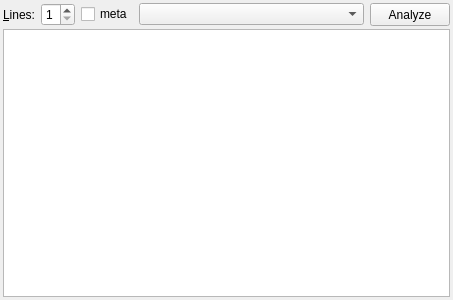
<?xml version="1.0" encoding="UTF-8"?>
<ui version="4.0">
 <class>AnalysisWidget</class>
 <widget class="QWidget" name="AnalysisWidget">
  <property name="geometry">
   <rect>
    <x>0</x>
    <y>0</y>
    <width>453</width>
    <height>300</height>
   </rect>
  </property>
  <property name="sizePolicy">
   <sizepolicy hsizetype="Preferred" vsizetype="Preferred">
    <horstretch>0</horstretch>
    <verstretch>0</verstretch>
   </sizepolicy>
  </property>
  <property name="minimumSize">
   <size>
    <width>150</width>
    <height>80</height>
   </size>
  </property>
  <property name="windowTitle">
   <string>Analysis</string>
  </property>
  <layout class="QVBoxLayout">
   <property name="spacing">
    <number>3</number>
   </property>
   <property name="leftMargin">
    <number>3</number>
   </property>
   <property name="topMargin">
    <number>3</number>
   </property>
   <property name="rightMargin">
    <number>3</number>
   </property>
   <property name="bottomMargin">
    <number>3</number>
   </property>
   <item>
    <layout class="QVBoxLayout" name="verticalLayout" stretch="0,0">
     <property name="sizeConstraint">
      <enum>QLayout::SetMaximumSize</enum>
     </property>
     <item>
      <layout class="QHBoxLayout">
       <property name="spacing">
        <number>6</number>
       </property>
       <property name="leftMargin">
        <number>0</number>
       </property>
       <property name="topMargin">
        <number>0</number>
       </property>
       <property name="rightMargin">
        <number>0</number>
       </property>
       <property name="bottomMargin">
        <number>0</number>
       </property>
       <item>
        <widget class="QLabel" name="label">
         <property name="text">
          <string>&amp;Lines:</string>
         </property>
         <property name="buddy">
          <cstring>vpcount</cstring>
         </property>
        </widget>
       </item>
       <item>
        <widget class="QSpinBox" name="vpcount">
         <property name="minimum">
          <number>1</number>
         </property>
         <property name="maximum">
          <number>7</number>
         </property>
        </widget>
       </item>
       <item>
        <widget class="QCheckBox" name="cbMeta">
         <property name="text">
          <string>meta</string>
         </property>
        </widget>
       </item>
       <item>
        <widget class="QComboBox" name="engineList">
         <property name="sizePolicy">
          <sizepolicy hsizetype="Expanding" vsizetype="Fixed">
           <horstretch>0</horstretch>
           <verstretch>0</verstretch>
          </sizepolicy>
         </property>
        </widget>
       </item>
       <item>
        <widget class="QPushButton" name="analyzeButton">
         <property name="sizePolicy">
          <sizepolicy hsizetype="Minimum" vsizetype="Minimum">
           <horstretch>0</horstretch>
           <verstretch>0</verstretch>
          </sizepolicy>
         </property>
         <property name="text">
          <string>Analyze</string>
         </property>
         <property name="checkable">
          <bool>true</bool>
         </property>
        </widget>
       </item>
      </layout>
     </item>
     <item>
      <widget class="QTextBrowser" name="variationText">
       <property name="minimumSize">
        <size>
         <width>100</width>
         <height>60</height>
        </size>
       </property>
       <property name="openLinks">
        <bool>false</bool>
       </property>
      </widget>
     </item>
    </layout>
   </item>
  </layout>
 </widget>
 <tabstops>
  <tabstop>vpcount</tabstop>
  <tabstop>engineList</tabstop>
  <tabstop>analyzeButton</tabstop>
 </tabstops>
 <resources/>
 <connections/>
</ui>
